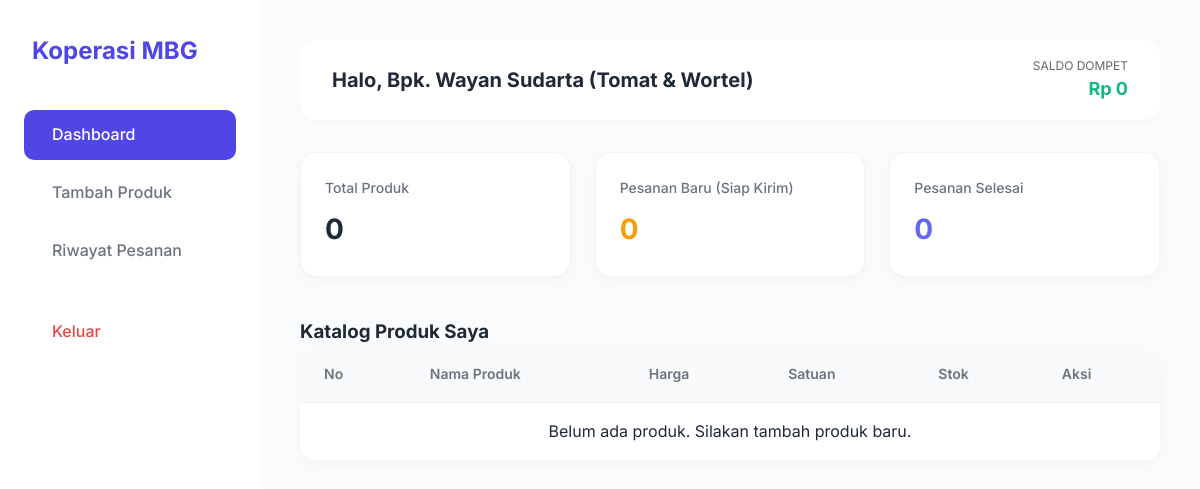
The app's page /dashboard_petani.php (signed in), older data.
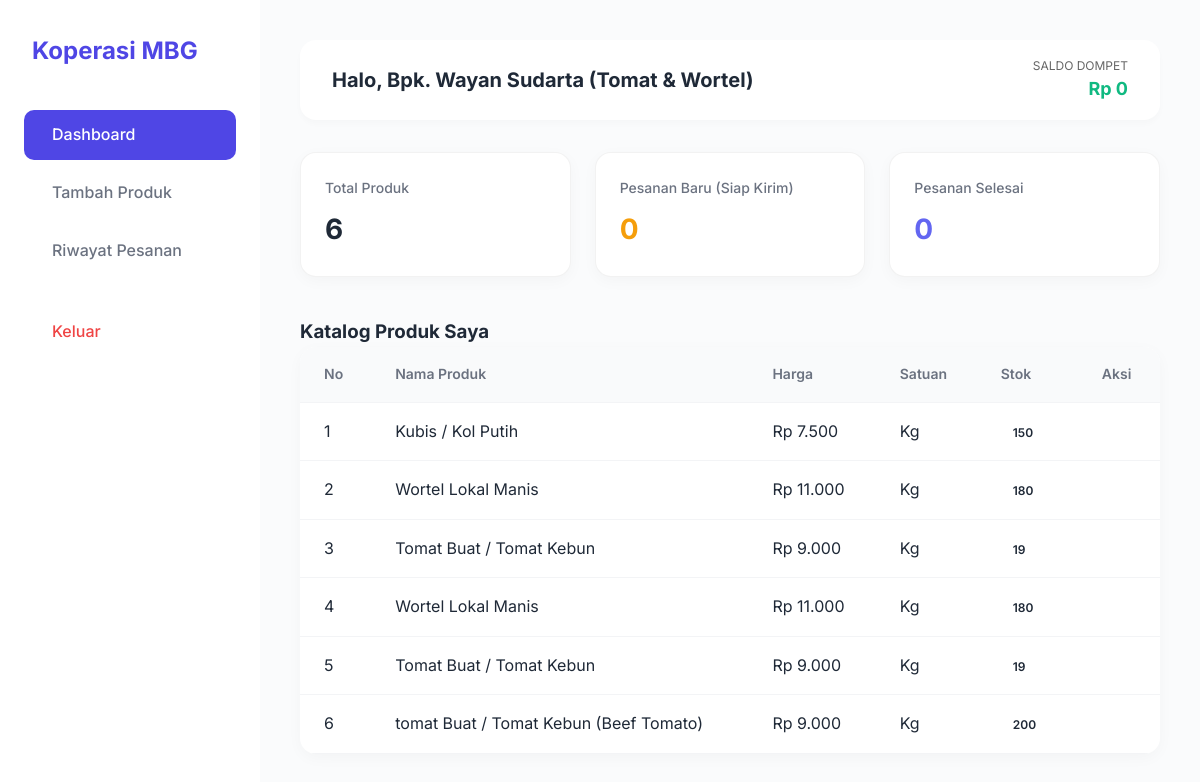
The same page, newer data.
### tables this page shows
CREATE TABLE `katalog_bahan` (
  `id_bahan` int(11) NOT NULL,
  `id_user_petani` int(11) NOT NULL,
  `nama_bahan` varchar(100) NOT NULL,
  `deskripsi` text DEFAULT NULL,
  `harga` decimal(12,2) NOT NULL,
  `stok` int(11) NOT NULL,
  `satuan` varchar(20) NOT NULL,
  `gambar` varchar(255) DEFAULT NULL,
  `created_at` timestamp NOT NULL DEFAULT current_timestamp()
);

### dashboard_petani.php (the view, shortened to what this page needs)
<?php
require_once 'config/koneksi.php';
$id_petani = $_SESSION['user_id'];
try {
    $stmt = $db->prepare("SELECT id_bahan, id_user_petani, nama_bahan, deskripsi, harga, stok, satuan FROM katalog_bahan WHERE id_user_petani = :id ORDER BY id_bahan DESC");
    $stmt->execute([':id' => $id_petani]);
    $katalog = $stmt->fetchAll();
    $stmt_dompet = $db->prepare("SELECT saldo FROM dompet WHERE id_user = :id");
    $stmt_dompet->execute([':id' => $id_petani]);
    $dompet = $stmt_dompet->fetch();
    $saldo = $dompet ? $dompet['saldo'] : 0;
    $stmt_baru = $db->prepare("SELECT COUNT(*) FROM pesanan p
                               JOIN katalog_bahan k ON p.id_produk = k.id_bahan
                               WHERE k.id_user_petani = ? AND p.status_logistik = 'Verified'");
    $stmt_baru->execute([$id_petani]);
    $jml_baru = $stmt_baru->fetchColumn();
    $stmt_selesai = $db->prepare("SELECT COUNT(*) FROM pesanan p
                                  JOIN katalog_bahan k ON p.id_produk = k.id_bahan
                                  WHERE k.id_user_petani = ? AND p.status_logistik = 'Selesai'");
    $stmt_selesai->execute([$id_petani]);
    $jml_selesai = $stmt_selesai->fetchColumn();
} catch (PDOException $e) {
    die("Error Database: " . $e->getMessage());
}
?>
<!DOCTYPE html>
<html lang="id">
<head>
    <link rel="stylesheet" href="assets/css/style.css">
</head>
<body>
<div class="dashboard-container">
    <aside class="sidebar">
        <div class="sidebar-logo"><i class="ph ph-plant"></i> Koperasi MBG</div>
        <ul class="sidebar-menu">
            <li><a href="dashboard_petani.php" class="active"><i class="ph ph-squares-four"></i> Dashboard</a></li>
            <li><a href="petani/tambah_bahan.php"><i class="ph ph-plus-circle"></i> Tambah Produk</a></li>
            <li><a href="petani/riwayat.php"><i class="ph ph-clock-counter-clockwise"></i> Riwayat Pesanan</a></li>
            <li><a href="auth/logout.php" style="color: #EF4444; margin-top: 2rem;"><i class="ph ph-sign-out"></i> Keluar</a></li>
        </ul>
    </aside>
    <main class="main-content">
        <header class="top-header">
            <div>
                <h2 style="font-size: 1.25rem;">Halo, <?= htmlspecialchars($_SESSION['nama_lengkap']) ?></h2>
            </div>
            <div style="text-align: right;">
                <div style="font-size: 0.75rem; color: #666;">SALDO DOMPET</div>
                <div style="font-size: 1.125rem; font-weight: 700; color: #10B981;">Rp <?= number_format($saldo, 0, ',', '.') ?></div>
            </div>
        </header>
        <div class="stats-grid">
            <div class="stat-card">
                <div class="stat-title">Total Produk</div>
                <div class="stat-value"><?= count($katalog) ?></div>
            </div>
            <div class="stat-card">
                <div class="stat-title">Pesanan Baru (Siap Kirim)</div>
                <div class="stat-value" style="color: #F59E0B;"><?= $jml_baru ?></div>
            </div>
            <div class="stat-card">
                <div class="stat-title">Pesanan Selesai</div>
                <div class="stat-value" style="color: #6366f1;"><?= $jml_selesai ?></div>
            </div>
        </div>
        <h3>Katalog Produk Saya</h3>
        <div class="data-table-wrapper">
            <table class="data-table">
                <thead>
                    <tr><th>No</th><th>Nama Produk</th><th>Harga</th><th>Satuan</th><th>Stok</th><th>Aksi</th></tr>
                </thead>
                <tbody>
                    <?php if(count($katalog) > 0): ?>
                        <?php $no = 1; foreach($katalog as $item): ?>
                        <tr>
                            <td><?= $no++ ?></td>
                            <td><?= htmlspecialchars($item['nama_bahan']) ?></td>
                            <td>Rp <?= number_format($item['harga'], 0, ',', '.') ?></td>
                            <td><?= htmlspecialchars($item['satuan']) ?></td>
                            <td><span class="badge"><?= number_format($item['stok'], 0) ?></span></td>
                            <td>
                            </td>
                        </tr>
                        <?php endforeach; ?>
<?php else: ?>
                        <tr><td colspan="6" style="text-align:center;">Belum ada produk. Silakan tambah produk baru.</td></tr>
                    <?php endif; ?>
                </tbody>
            </table>
        </div>
    </main>
</div>
</body>
</html>

### assets/css/style.css (style rules this page uses)
:root { --primary: #4F46E5; --primary-hover: #4338CA; --secondary: #10B981; --bg-color: #F3F4F6; --text-main: #1F2937; --text-muted: #6B7280; --card-bg: rgba(255, 255, 255, 0.85); --border-color: rgba(255, 255, 255, 0.3); }
* { margin: 0; padding: 0; box-sizing: border-box; font-family: 'Inter', sans-serif; }
body { background-color: var(--bg-color); color: var(--text-main); line-height: 1.6; min-height: 100vh; }
.dashboard-container { display: flex; min-height: 100vh; }
.sidebar { width: 260px; background: white; box-shadow: 2px 0 10px rgba(0,0,0,0.05); padding: 2rem 1.5rem; display: flex; flex-direction: column; }
.sidebar-logo { font-size: 1.5rem; font-weight: 700; color: var(--primary); margin-bottom: 2.5rem; display: flex; align-items: center; gap: 0.5rem; }
.sidebar-menu { list-style: none; flex-grow: 1; }
.sidebar-menu li { margin-bottom: 0.5rem; }
.sidebar-menu a { display: flex; align-items: center; padding: 0.75rem 1rem; color: var(--text-muted); text-decoration: none; border-radius: 10px; font-weight: 500; transition: all 0.2s ease; gap: 0.75rem; }
.sidebar-menu a:hover, .sidebar-menu a.active { background: var(--primary); color: white; }
.main-content { flex-grow: 1; padding: 2.5rem; background: #FAFBFC; }
.top-header { display: flex; justify-content: space-between; align-items: center; margin-bottom: 2rem; background: white; padding: 1rem 2rem; border-radius: 16px; box-shadow: 0 4px 6px rgba(0,0,0,0.02); }
.stats-grid { display: grid; grid-template-columns: repeat(auto-fit, minmax(240px, 1fr)); gap: 1.5rem; margin-bottom: 2.5rem; }
.stat-card { background: white; padding: 1.5rem; border-radius: 16px; box-shadow: 0 4px 15px rgba(0,0,0,0.03); border: 1px solid rgba(0,0,0,0.05); }
.stat-title { color: var(--text-muted); font-size: 0.875rem; font-weight: 500; margin-bottom: 0.5rem; }
.stat-value { font-size: 1.75rem; font-weight: 700; color: var(--text-main); }
.data-table-wrapper { background: white; border-radius: 16px; box-shadow: 0 4px 15px rgba(0,0,0,0.03); overflow: hidden; }
.data-table { width: 100%; border-collapse: collapse; }
.data-table th, .data-table td { padding: 1rem 1.5rem; text-align: left; border-bottom: 1px solid #F3F4F6; }
.data-table th { background: #F9FAFB; color: var(--text-muted); font-weight: 600; font-size: 0.875rem; }
.badge { padding: 0.25rem 0.75rem; border-radius: 999px; font-size: 0.75rem; font-weight: 600; }

Row changes from the older to the newer data that the page shows:
added katalog_bahan: nama_bahan "Kubis / Kol Putih", harga "7.500", satuan "Kg", stok "150"
added katalog_bahan: nama_bahan "Wortel Lokal Manis", harga "11.000", satuan "Kg", stok "180"
added katalog_bahan: nama_bahan "Tomat Buat / Tomat Kebun", harga "9.000", satuan "Kg", stok "19"
added katalog_bahan: nama_bahan "Wortel Lokal Manis", harga "11.000", satuan "Kg", stok "180"
added katalog_bahan: nama_bahan "Tomat Buat / Tomat Kebun", harga "9.000", satuan "Kg", stok "19"
added katalog_bahan: nama_bahan "tomat Buat / Tomat Kebun (Beef Tomato)", harga "9.000", satuan "Kg", stok "200"
Text that changed along with them:
count($katalog): "0" → "6"
text no longer shown: "Belum ada produk. Silakan tambah produk baru."
